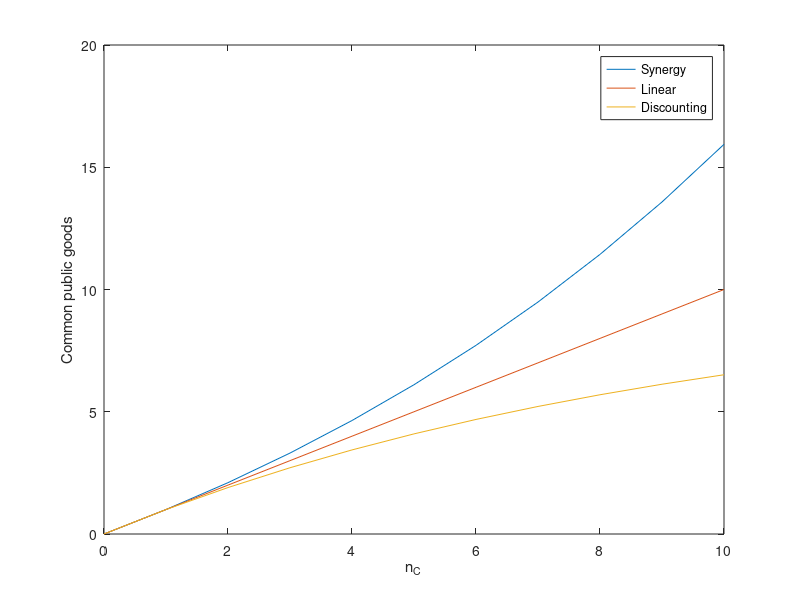

This figure's MATLAB source:
clear all
% close all
delta=0.1;
pp=[1,0];

payc=zeros(2,11);

for i=1:2
    p=pp(i);
    for j=1:11
        nc=j-1;

        payc(i,j)=(1 / (delta)) * ( (p * ((1+delta)^nc - 1) + ( (1-p) * (1 - (1-delta)^nc) ) ) );
    end
end

figure

bb=0:1:10;
plot(bb,payc(1,:))
hold on
plot(bb,bb)
hold on
plot(bb,payc(2,:))



hold off

xlabel('n_C')
ylabel('Common public goods')

legend('Synergy','Linear','Discounting')
